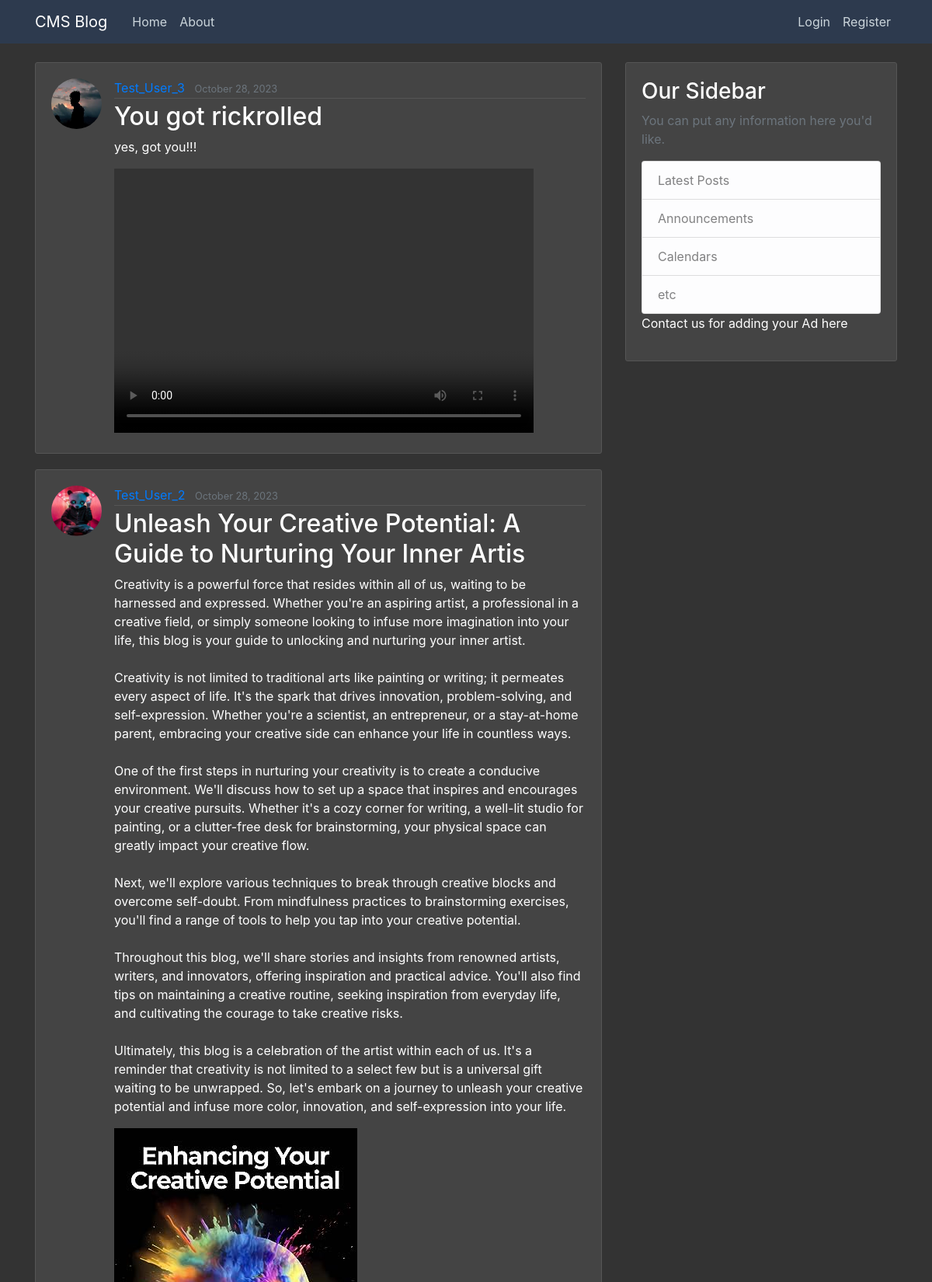
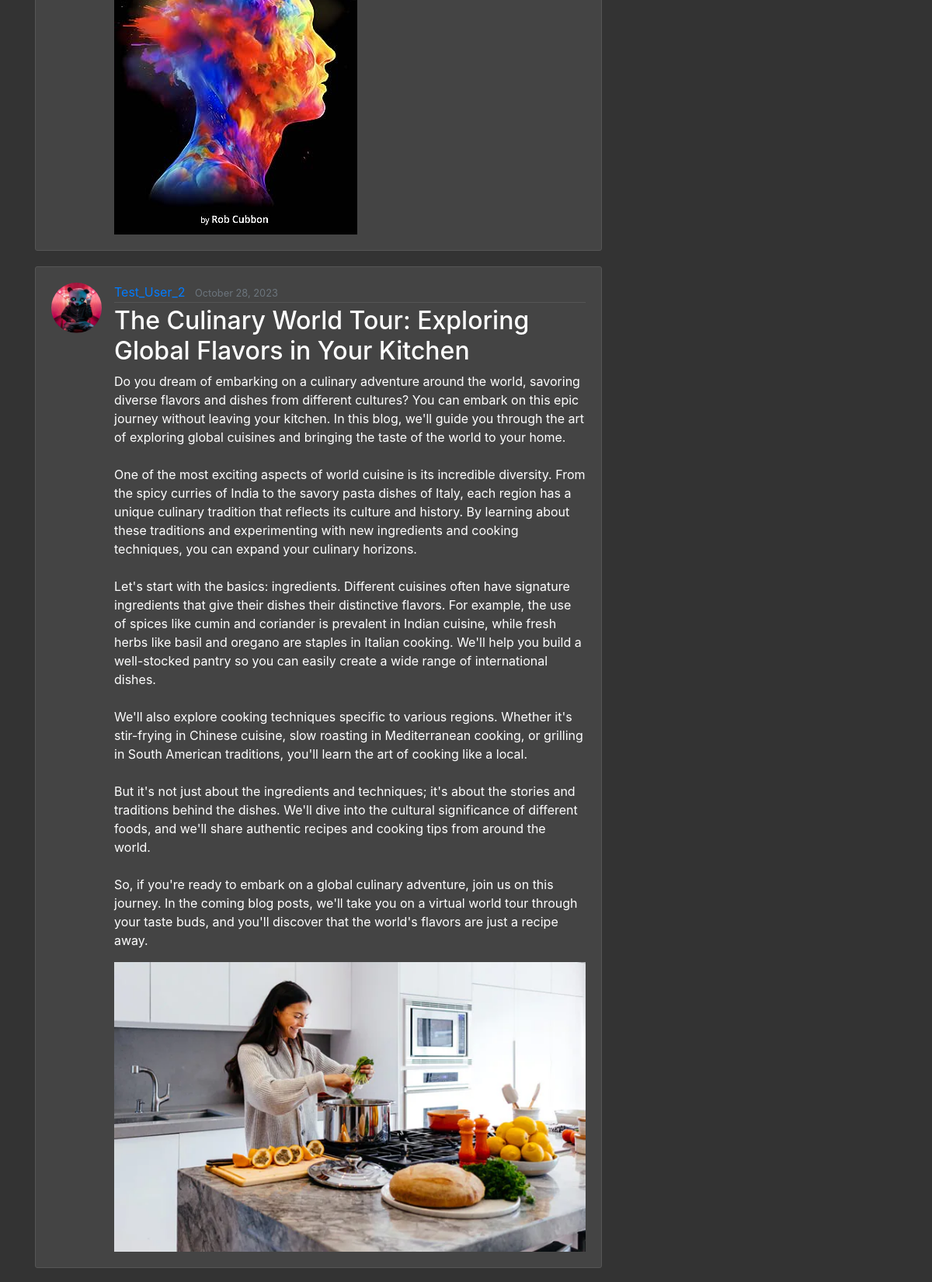
The page / (upper part) on the database its author committed (2 pictures, top to bottom).
### cms_app/models.py (models this page shows, shortened)
class Post(models.Model):
    title = models.CharField(max_length=100)
    content = models.TextField()
    date_posted = models.DateTimeField(default=timezone.now)
    author = models.ForeignKey(User, on_delete=models.CASCADE)
    image = models.ImageField(upload_to='blog_images/', blank=True, null=True)
    video = models.FileField(upload_to='blog_videos/', blank=True, null=True)

### users/models.py (models this page shows, shortened)
class Profile(models.Model):
    user = models.OneToOneField(User, on_delete=models.CASCADE)
    image = models.ImageField(default='default.jpg', upload_to='profile_pics')

### cms_app/views.py (the view)
# urls.py: path('', PostListView.as_view(), name='blog-home'),
class PostListView(ListView):
    model = Post
    template_name = 'cms_app/home.html'
    context_object_name = 'posts'
    ordering = ['-date_posted']
    paginate_by = 5

### cms_app/templates/cms_app/home.html (shortened to what this page needs)
{% extends "cms_app/base.html" %}
{% block content %}
    {% for post in posts %}
        <article class="media content-section">
            <img class="rounded-circle article-img" src="{{ post.author.profile.image.url }}">
            <div class="media-body">
                <div class="article-metadata">
                    <a class="mr-2" href="{% url 'user-posts' post.author.username %}">{{ post.author }}</a>
                    <small class="text-muted">{{ post.date_posted|date:"F d, Y" }}</small>
                </div>
                <h2><a class="article-title" href="{% url 'post-detail' post.id %}">{{ post.title }}</a></h2>
                <p class="article-content">{{ post.content }}</p>
                {% if post.image %}
                    <img src="{{ post.image.url }}" class="img-fluid" alt="Post Image">
                {% endif %}
                {% if post.video %}
                    <video controls width="540" height="360">
                        <source src="{{ post.video.url }}" type="video/mp4">
                    </video>
                {% endif %}
            </div>
        </article>
    {% endfor %}
{% endblock content %}

### cms_app/static/css/main.css (style rules this page uses)
body { background: #fafafa; color: #333333; margin-top: 5rem; }
h1, h2, h3, h4, h5, h6 { color: #444444; }
.content-section { background: #ffffff; padding: 10px 20px; border: 1px solid #dddddd; border-radius: 3px; margin-bottom: 20px; }
.article-title { color: #444444; }
.article-content { white-space: pre-line; }
.article-img { height: 65px; width: 65px; margin-right: 16px; }
.article-metadata { padding-bottom: 1px; margin-bottom: 4px; border-bottom: 1px solid #e3e3e3 }

### cms_app/templates/cms_app/base.html (style rules this page uses)
body { background: #333; color: #fff; margin-top: 5rem; }
h1, h2, h3, h4, h5, h6 { color: #fff; }
.content-section { background: #444; padding: 20px; border: 1px solid #555; border-radius: 3px; margin-bottom: 20px; }
.article-title { color: #fff; text-decoration: none; }
.article-content { white-space: pre-line; }
.article-img { height: 65px; width: 65px; margin-right: 16px; }
.article-metadata { padding-bottom: 1px; margin-bottom: 4px; border-bottom: 1px solid #555; }
video { width: 540px !important; height: 340px !important; }

### rows shown on the page
Post: author.profile.image (picture), author "Test_User_3", date_posted "October 28, 2023", title "You got rickrolled", content "yes, got you!!!"
Post: author.profile.image (picture), author "Test_User_2", date_posted "October 28, 2023", title "Unleash Your Creative Potential: A Guide to Nurturing Your Inner Artis", content "Creativity is a powerful force that resides within all of us, waiting to be harnessed and expressed. Whether you're an aspiring artist, a professional in a creative field, or simply someone looking to infuse more imagination into your life, this blog is your guide to unlocking and nurturing your inner artist. Creativity is not limited to traditional arts like painting or writing; it permeates every aspect of life. It's the spark that drives innovation, problem-solving, and self-expression. Whether you're a scientist, an entrepreneur, or a stay-at-home parent, embracing your creative side can enhance your life in countless ways. One of the first steps in nurturing your creativity is to…", image (picture)
Post: author.profile.image (picture), author "Test_User_2", date_posted "October 28, 2023", title "The Culinary World Tour: Exploring Global Flavors in Your Kitchen", content "Do you dream of embarking on a culinary adventure around the world, savoring diverse flavors and dishes from different cultures? You can embark on this epic journey without leaving your kitchen. In this blog, we'll guide you through the art of exploring global cuisines and bringing the taste of the world to your home. One of the most exciting aspects of world cuisine is its incredible diversity. From the spicy curries of India to the savory pasta dishes of Italy, each region has a unique culinary tradition that reflects its culture and history. By learning about these traditions and experimenting with new ingredients and cooking techniques, you can expand your culinary horizons. Let's start…", image (picture)
